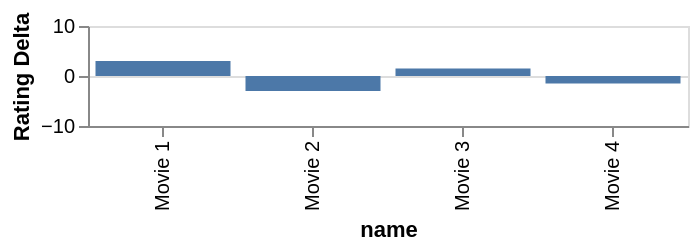

This figure's Vega-Lite source:
### Vega-Lite specification from a JSON file in a GitHub repository (floating-point values rounded to 4 significant figures)
{"$schema": "https://vega.github.io/schema/vega-lite/v2.json", "description": "Bar graph showing how each film differs from the average rating for that year", "width": 300, "height": 50, "data": {"values": [{"name": "Movie 1", "Rating": 9, "Year": 2016}, {"name": "Movie 2", "Rating": 3, "Year": 2016}, {"name": "Movie 3", "Rating": 5, "Year": 2015}, {"name": "Movie 4", "Rating": 2, "Year": 2015}]}, "layer": [{"transform": [{"window": [{"op": "mean", "field": "Rating", "as": "AverageYearRating"}], "groupby": ["Year"], "frame": [null, null]}, {"calculate": "datum.Rating - datum.AverageYearRating", "as": "RatingDelta"}], "mark": {"type": "bar", "clip": true}, "encoding": {"x": {"field": "name", "type": "ordinal"}, "y": {"field": "RatingDelta", "type": "quantitative", "scale": {"domain": [-10, 10]}, "axis": {"title": "Rating Delta"}}}}]}
